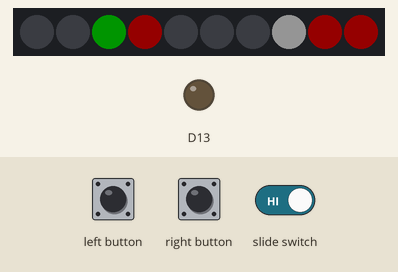
The sketch below on a simulated Adafruit Circuit Playground Express. Shown: 10 RGB LEDs in strip order, left to right, output pins drawn as LEDs (lit = HIGH). The test bench sets the inputs (shaded band). Dim RGB values are drawn brighter than linear; random numbers use the default seed unless the sketch sets one; what the sketch prints to the serial monitor is not drawn.

Above: at 1.2 s.
1.3 s: left button pressed for 0.15 s
At 1.66 s:
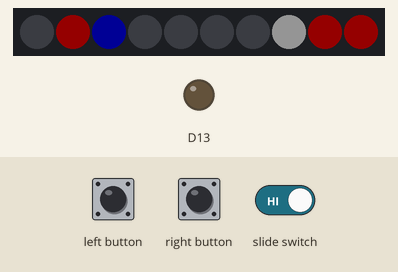
2.0 s: right button pressed for 0.15 s
At 2.57 s:
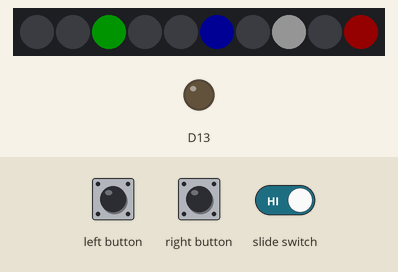
2.7 s: left button pressed for 0.15 s
At 3.18 s:
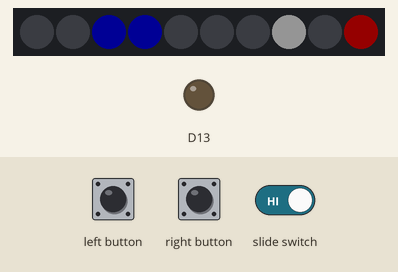
3.4 s: right button pressed for 1 s
At 4.99 s:
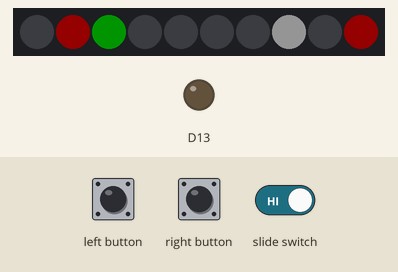
5.0 s: left button pressed for 1 s
At 6.2 s:
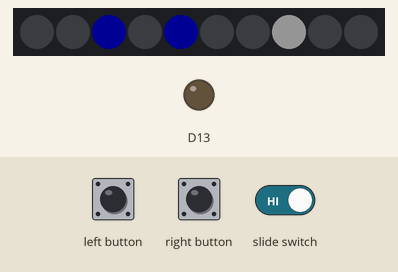
6.6 s: right button pressed for 0.15 s
At 7.11 s:
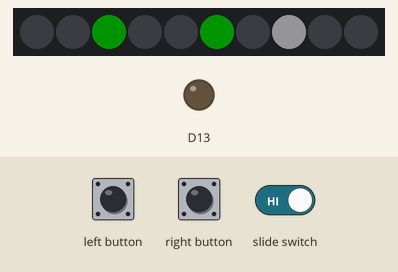
Timing chart, 0 to 9.6 s (numbered marks = the images above; inputs shaded):
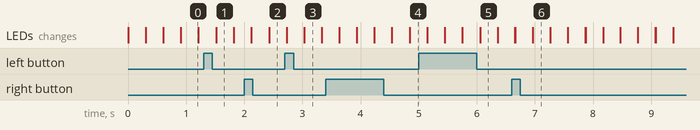

The sketch:

Interactive_Game.ino
```cpp
#include <Adafruit_CircuitPlayground.h>
#include <time.h>

int Score = 0;
int HP = 2;
int Pos = 6;
int LButtonPin = 4;
int RButtonPin = 5;
int SwitchPin = 7;
int UserColor;
int DeviceColor;
int DiffScale = 1;
int r;
int g;
int b;
int RandNum;
bool Boot = true;
bool Starting = true;
bool SwitchState;
volatile bool Lbuttonflag = false;
volatile bool Rbuttonflag = true;
volatile bool switchFlag = false;
void LbuttonISR();
void RbuttonISR();
void switchISR();

void setup() {
  CircuitPlayground.begin();
  pinMode(SwitchPin, INPUT_PULLUP);
  pinMode(LButtonPin, INPUT_PULLDOWN);
  pinMode(RButtonPin, INPUT_PULLDOWN);
  Serial.begin(9600);
  while(!Serial);
  attachInterrupt(digitalPinToInterrupt(LButtonPin), LbuttonISR, FALLING);
  attachInterrupt(digitalPinToInterrupt(RButtonPin), RbuttonISR, FALLING);
  attachInterrupt(digitalPinToInterrupt(SwitchPin), switchISR, CHANGE);
  randomSeed(analogRead(0));
  SwitchState = CircuitPlayground.slideSwitch();
}

void switchISR(){

  switchFlag = true;

}

void LbuttonISR(){

  Lbuttonflag = true;

}

void RbuttonISR(){

  Rbuttonflag = true;

}

// INPUT LOGIC //
void buttoncheck(){
if(Rbuttonflag){
  delay(5);
  CircuitPlayground.setPixelColor(2, 0, 255, 0);
  UserColor = 1;
  Rbuttonflag = false;
}

if(Lbuttonflag){
  delay(5);
  CircuitPlayground.setPixelColor(2, 0, 0, 255);
  UserColor = 2;
  Lbuttonflag = false;
}

if(switchFlag){
  delay(5);
  SwitchState = CircuitPlayground.slideSwitch();
  switchFlag = false;

}
if(SwitchState && (CircuitPlayground.soundSensor() > 70)){
   CircuitPlayground.setPixelColor(2, 255, 0, 0);
   UserColor = 3;
}
}

// HP LOGIC //
void HPcheck(){
if(HP == 2){
     CircuitPlayground.setPixelColor(9, 255, 0, 0);
     CircuitPlayground.setPixelColor(8, 255, 0, 0);
  }
  else if(HP == 1){
    CircuitPlayground.setPixelColor(9, 255, 0, 0);
    CircuitPlayground.setPixelColor(8, 0, 0, 0);
  }
  else if(HP == 0){
    CircuitPlayground.setPixelColor(9, 0, 0, 0);
    CircuitPlayground.setPixelColor(8, 0, 0, 0);
  } else if(HP = -1){
    Serial.println("Score: ");
    Serial.println(Score);
    for(int i = 3; i>= 0; i--){
    for(int i=10; i>=0; i--) {
    CircuitPlayground.setPixelColor(i, 255, 0, 0);
  }
  delay(500);
  CircuitPlayground.clearPixels();
   delay(500);
    }
    //PLay game over sound
    HP = 2;
    Score = 0;
    Rbuttonflag = true;
    Starting = true;
    Boot = true;
  }
}

///Delay Logic///
void delayRamp(){
  if(Score >= 0 && Score <= 5){
    delay(300);
  }else if(Score > 5 && Score <= 10){
    delay(250);
  }else if(Score > 10 && Score <= 20){
    delay(200);
  }else if(Score > 20 && Score <= 30){
    delay(150);
  }
}

void loop() {

HPcheck();

  CircuitPlayground.setPixelColor(7, 255, 255, 255);

buttoncheck();

//Sound Logic

// GAME LOGIC //
if(Starting = true){
  HPcheck();
//Random Num
if(!SwitchState){
 RandNum = random(1, 3);
}
else if(SwitchState){
 RandNum = random(1, 4);
}
if(RandNum == 1){
  r = 0;
  g = 255;
  b = 0;
  DeviceColor = 1;
}
else if(RandNum == 2){
  r = 0;
  g = 0;
  b = 255;
  DeviceColor = 2;
}
else if(RandNum == 3){
  r = 255;
  g = 0;
  b = 0;
  DeviceColor = 3;
}
Starting = false;
}

// Light Logic //
CircuitPlayground.setPixelColor(0, 0, 0, 0);
Pos = 6;
for(int i=6; i>2; i--) {
  buttoncheck();
    CircuitPlayground.setPixelColor(i, r, g, b);
    if(i != 6){
    CircuitPlayground.setPixelColor(i + 1, 0, 0, 0);
    }
    delayRamp();

    Pos--;
  }
if(Pos == 2){
  CircuitPlayground.setPixelColor(3, 0, 0, 0);
  if(UserColor == DeviceColor){
      Score == Score++;
  //Happy Sound
  Starting = true;

  } else {
    HP = HP - 1;
    delayRamp();
    for(int i=1; i>=0; i--) {
    buttoncheck();
    CircuitPlayground.setPixelColor(i, r, g, b);
    if(i != 1){
    CircuitPlayground.setPixelColor(i + 1, 0, 0, 0);
    }
    //delay(250 % DiffScale);
    delayRamp();
    }
    Starting = true;


  }


}
}
```
